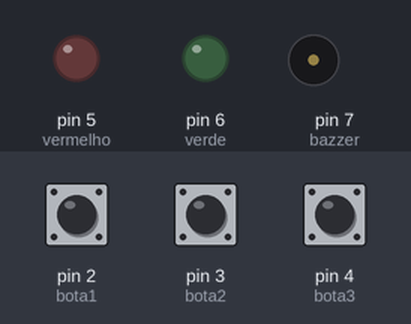
Bench run of a sketch on a simulated Arduino Leonardo, built with avr-gcc and run on an emulated ATmega32U4. Shown: output pins drawn as LEDs (lit = HIGH), buzzer (waves = sounding). The inputs (shaded band) are chosen by the test bench; at power-on: pin 2 (bota1) HIGH, pin 3 (bota2) HIGH, pin 4 (bota3) HIGH.

Above: at 1.2 s.
1.3 s: pin 2 (bota1) pulled LOW for 1 s
At 1.76 s:
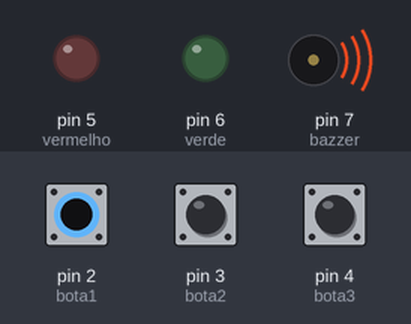
4.3 s: pin 3 (bota2) pulled LOW for 1 s
At 6.1 s:
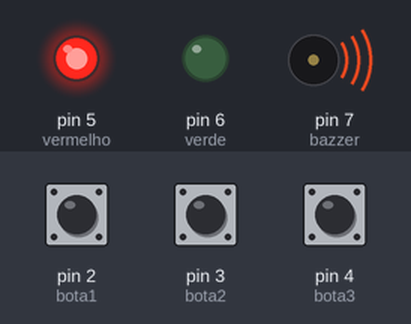
8.3 s: pin 4 (bota3) pulled LOW for 3.2 s
At 8.76 s:
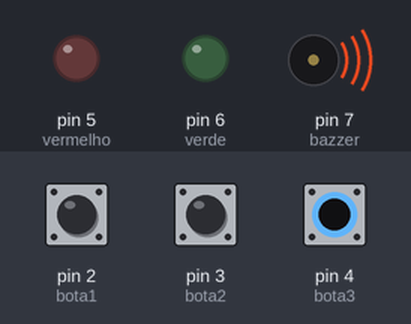
13.0 s: pin 2 (bota1) pulled LOW for 3.2 s
At 15.6 s:
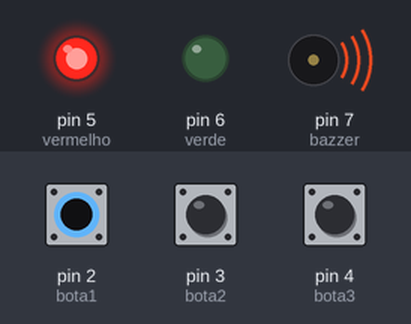
17.7 s: pin 3 (bota2) pulled LOW for 3.2 s
At 22.5 s:
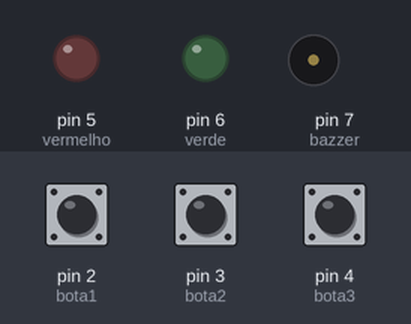
Timing chart, 0 to 23.4 s (numbered marks = the images above; inputs shaded):
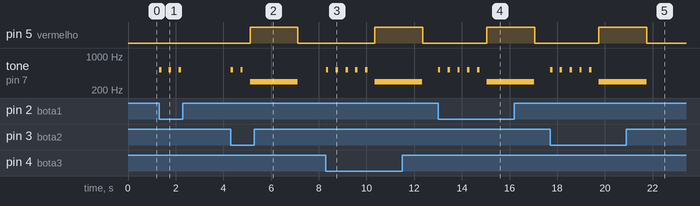

Measured:
- after the input at 1.3 s, tone on pin 7 (bazzer): alternates 523 Hz for 0.10 s and silent for 0.31 s, 6 changes in all, then stays silent, starting at once
- after the input at 4.3 s, pin 5 (vermelho): LOW → HIGH after 0.82 s, → LOW 2.0 s later; tone on pin 7 (bazzer): plays 523 Hz for 0.10 s, 523 Hz for 0.10 s, 294 Hz for 2.0 s, starting at once
- after the input at 8.3 s, pin 5 (vermelho): LOW → HIGH after 2.0 s, → LOW 2.0 s later; tone on pin 7 (bazzer): plays 523 Hz for 0.10 s, 523 Hz for 0.10 s, 523 Hz for 0.10 s, 523 Hz for 0.10 s, 523 Hz for 0.10 s, 294 Hz for 2.0 s, starting at once
- after the input at 13.0 s, pin 5 (vermelho): LOW → HIGH after 2.0 s, → LOW 2.0 s later; tone on pin 7 (bazzer): plays 523 Hz for 0.10 s, 523 Hz for 0.10 s, 523 Hz for 0.10 s, 523 Hz for 0.10 s, 523 Hz for 0.10 s, 294 Hz for 2.0 s, starting at once
- after the input at 17.7 s, pin 5 (vermelho): LOW → HIGH after 2.0 s, → LOW 2.0 s later; tone on pin 7 (bazzer): plays 523 Hz for 0.10 s, 523 Hz for 0.10 s, 523 Hz for 0.10 s, 523 Hz for 0.10 s, 523 Hz for 0.10 s, 294 Hz for 2.0 s, starting at once

The sketch:

cofre_de_tres_digitos.ino
```cpp
/* cofre de três dígitos.21º projeto.linguagem utilizada c++
  criado por: Leonardo de Oliveira Prado
  Instagram: arduino2.0tecnologico

  Data de inicio do projeto 07/09/2023
  Data de término do projeto 07/09/2023

*/
String senha="3132"; //senhas e sua sequência (pode motificar somente nesta linha + ou - numeros )
String digitado;
int tentativa = 0;

#define bota1 2
#define bota2 3
#define bota3 4

#define vermelho 5
#define verde 6

#define bazzer 7

void setup()
{
pinMode(bota1,INPUT_PULLUP);
pinMode(bota2,INPUT_PULLUP);
pinMode(bota3,INPUT_PULLUP);
pinMode(vermelho, OUTPUT);
pinMode(verde, OUTPUT);
pinMode(bazzer, OUTPUT);

//Serial.begin(9600);
}

void loop()
{
//*********************************************faz o barulho do botão apertado**************************************************************************************
 if(digitalRead(bota1)==LOW){
  tone(bazzer, 523, 100); // piezo buzzer
  delay(100);
 }else{
  noTone(bazzer);
 }
  if(digitalRead(bota2)==LOW){
  tone(bazzer, 523, 100); // piezo buzzer
  delay(100);
  }else{
  noTone(bazzer);
 }
  if(digitalRead(bota3)==LOW){
  tone(bazzer, 523, 100); // piezo buzzer
  delay(100);
  }else{
  noTone(bazzer);
 }
//********************************************adiciona os numeros da senha*************************************************************************************
  if (digitalRead(bota1)==0) {
  digitado=digitado +"1";
  delay(300);
  tentativa++;
  }
  if (digitalRead(bota2)==0){
    digitado=digitado +"2";
    delay(300);
    tentativa++;
  }
  if (digitalRead(bota3 )==0){
    digitado = digitado +"3";
    delay(300);
    tentativa++;
  }

//*****************************************verifica se a senha está correta ou não****************************************************************************************
  if(digitado == senha) {
   digitalWrite(verde,HIGH);
   tone(bazzer, 523, 2000); // piezo buzzer
   delay(4000);
   noTone(bazzer);
   digitado="";
  }else{
    digitalWrite(verde,LOW);

  if (tentativa >4){
    digitado="";
    digitalWrite(vermelho, HIGH);
    tone(bazzer, 294, 2000); // piezo buzzer
     delay(2000);
     noTone(bazzer);
    tentativa=0;
  }else{
    digitalWrite(vermelho, LOW);
  }
  //Serial.println(digitado);
  delay(10);
  }
}
```
